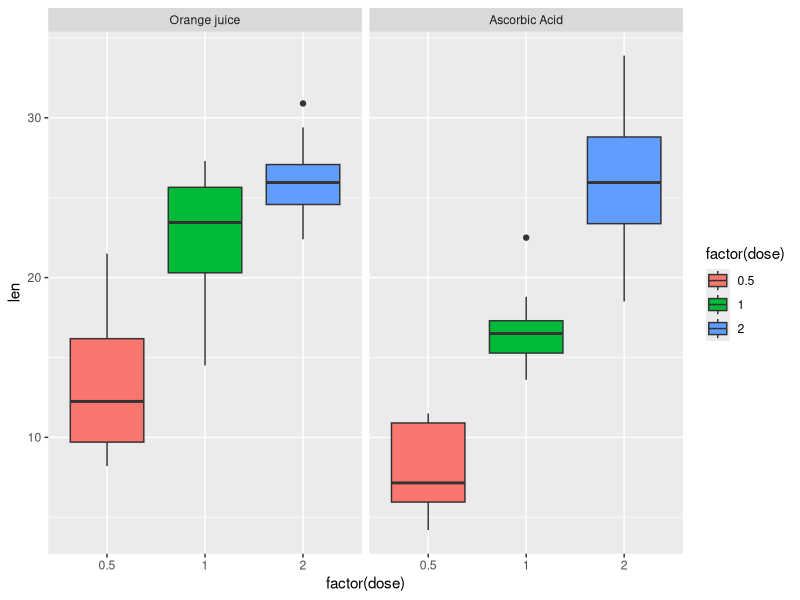

The R script that drew this image:
## ---- chunk 1
library(ggplot2)
library(datasets)
data(ToothGrowth)

## ---- chunk 2
str(ToothGrowth)
summary(ToothGrowth)

## ---- chunk 3

ggplot(ToothGrowth, aes(factor(dose), len, fill = factor(dose))) +
      geom_boxplot() +
      facet_grid(.~supp, labeller = as_labeller(
            c("OJ" = "Orange juice", 
              "VC" = "Ascorbic Acid")))


## ---- chunk 4

hyth1 <- t.test(len ~ supp, data = ToothGrowth)
hyth1$conf.int
hyth1$p.value

## ---- chunk 5

hyth2<-t.test(len ~ supp, data = subset(ToothGrowth, dose == 0.5))
hyth2$conf.int
hyth2$p.value


## ---- chunk 6

hyth3<-t.test(len ~ supp, data = subset(ToothGrowth, dose == 1))
hyth3$conf.int
hyth3$p.value
## ---- chunk 7
hyth4<-t.test(len ~ supp, data = subset(ToothGrowth, dose == 2))
hyth4$conf.int
hyth4$p.value

